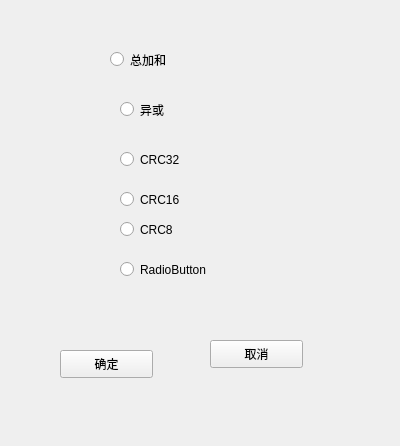
<?xml version="1.0" encoding="UTF-8"?>
<ui version="4.0">
 <class>subwin_check</class>
 <widget class="QWidget" name="subwin_check">
  <property name="geometry">
   <rect>
    <x>0</x>
    <y>0</y>
    <width>400</width>
    <height>446</height>
   </rect>
  </property>
  <property name="windowTitle">
   <string>Form</string>
  </property>
  <widget class="QWidget" name="widget" native="true">
   <property name="geometry">
    <rect>
     <x>70</x>
     <y>20</y>
     <width>231</width>
     <height>281</height>
    </rect>
   </property>
   <widget class="QRadioButton" name="radioButton_checksum">
    <property name="geometry">
     <rect>
      <x>40</x>
      <y>30</y>
      <width>115</width>
      <height>19</height>
     </rect>
    </property>
    <property name="text">
     <string>总加和</string>
    </property>
   </widget>
   <widget class="QRadioButton" name="radioButton_or">
    <property name="geometry">
     <rect>
      <x>50</x>
      <y>80</y>
      <width>115</width>
      <height>19</height>
     </rect>
    </property>
    <property name="text">
     <string>异或</string>
    </property>
   </widget>
   <widget class="QRadioButton" name="radioButton_crc32">
    <property name="geometry">
     <rect>
      <x>50</x>
      <y>130</y>
      <width>115</width>
      <height>19</height>
     </rect>
    </property>
    <property name="text">
     <string>CRC32</string>
    </property>
   </widget>
   <widget class="QRadioButton" name="radioButton_crc16">
    <property name="geometry">
     <rect>
      <x>50</x>
      <y>170</y>
      <width>115</width>
      <height>19</height>
     </rect>
    </property>
    <property name="text">
     <string>CRC16</string>
    </property>
   </widget>
   <widget class="QRadioButton" name="radioButton_crc8">
    <property name="geometry">
     <rect>
      <x>50</x>
      <y>200</y>
      <width>115</width>
      <height>19</height>
     </rect>
    </property>
    <property name="text">
     <string>CRC8</string>
    </property>
   </widget>
   <widget class="QRadioButton" name="radioButton_6">
    <property name="geometry">
     <rect>
      <x>50</x>
      <y>240</y>
      <width>115</width>
      <height>19</height>
     </rect>
    </property>
    <property name="text">
     <string>RadioButton</string>
    </property>
   </widget>
  </widget>
  <widget class="QPushButton" name="pushButton_confirm_checkwin">
   <property name="geometry">
    <rect>
     <x>60</x>
     <y>350</y>
     <width>93</width>
     <height>28</height>
    </rect>
   </property>
   <property name="text">
    <string>确定</string>
   </property>
  </widget>
  <widget class="QPushButton" name="pushButton_cancel_checkwin">
   <property name="geometry">
    <rect>
     <x>210</x>
     <y>340</y>
     <width>93</width>
     <height>28</height>
    </rect>
   </property>
   <property name="text">
    <string>取消</string>
   </property>
  </widget>
 </widget>
 <resources/>
 <connections/>
</ui>
